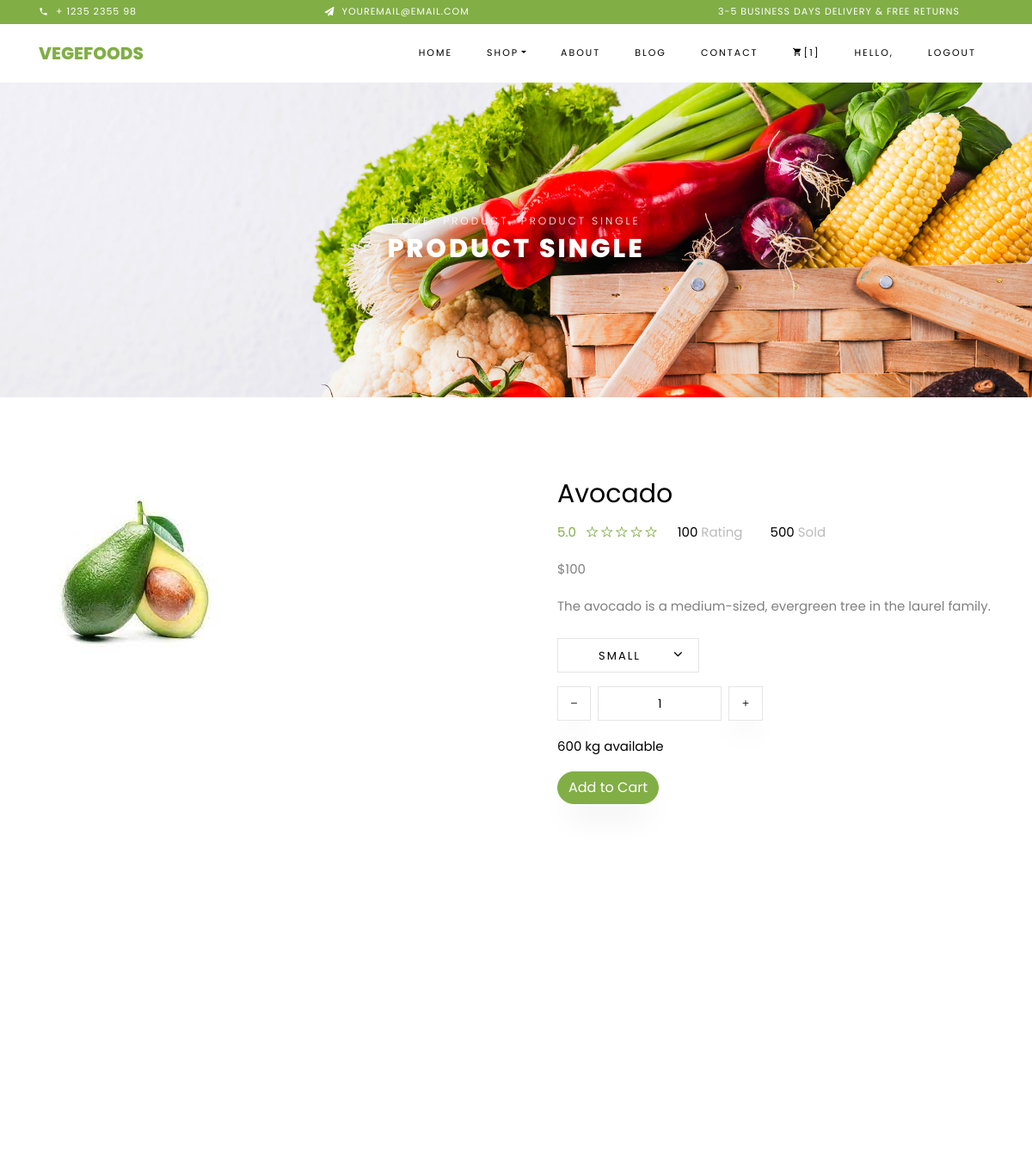
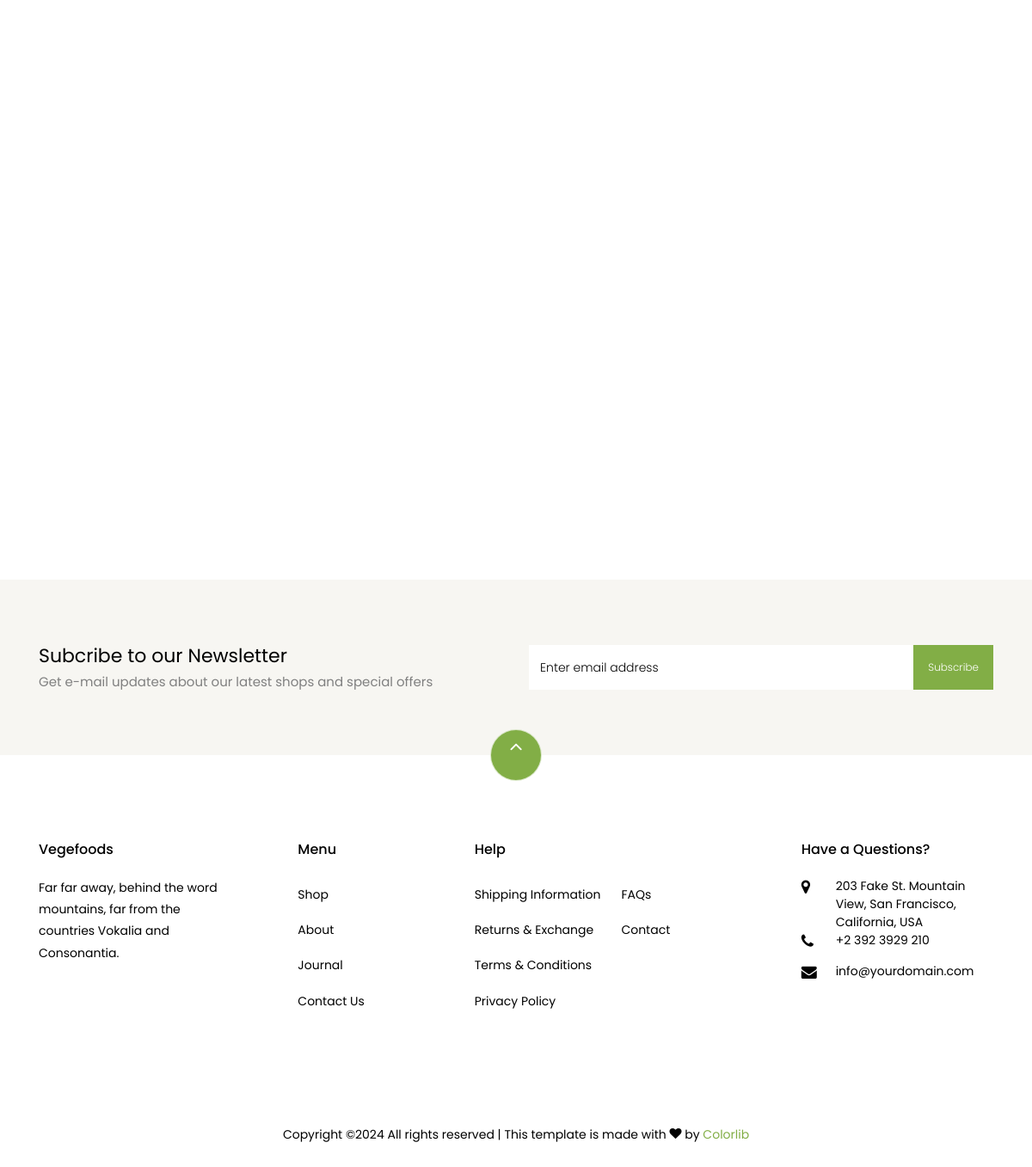
Page /product/single_product/31 (signed in) on the committed database (2 pictures, top to bottom).
### product/models.py (models this page shows)
class Product(models.Model):
    name = models.CharField(max_length=500, null=True, blank=True, verbose_name="name")
    description = models.TextField(null=True, blank=True, verbose_name="description")
    product_image = models.ImageField(upload_to='product_images', null=True, blank=True, verbose_name="product_image")
    out_of_stock = models.BooleanField(default=False, null=True, blank=True, verbose_name="out_of_stock")
    price = models.IntegerField(null=True, blank=True, verbose_name="price")
    discount_percentage = models.DecimalField(max_digits=5, decimal_places=2, null=True, blank=True, verbose_name="discount_percentage")
    product_category = models.ForeignKey(ProductCategory, on_delete=models.SET_NULL, null=True, blank=True,
                                         verbose_name="product_category")
    product_order = models.IntegerField(default=0, null=True, blank=True, verbose_name="product_order")
    add_to_home = models.BooleanField(default=False, null=True, blank=True, verbose_name="add_to_home")
    addtime = models.DateTimeField(auto_now_add=True, null=True, blank=True, verbose_name="addtime")
    active = models.BooleanField(default=True, null=True, blank=True, verbose_name="active")
    def __str__(self):
        return self.name
    class Meta:
        ordering = ["name"]
    def calculate_discounted_amount(self):
        if self.discount_percentage is not None:
            calculated_discount = (Decimal(self.price) * Decimal(self.discount_percentage)) / Decimal(100)
            discounted_amount = Decimal(self.price) - calculated_discount
            return discounted_amount
        else:
            return None

### product/views.py (the view)
# urls.py: url(r'^single_product/(?P<single_product_id>\d+)$', SingleProductView.as_view(), name='single_product'),
class SingleProductView(View):
    def get(self, request, single_product_id):
        single_product_ID = Product.objects.filter(id=single_product_id).first()
        print("single_product_ID..", single_product_ID)
        related_products = Product.objects.filter(product_category=single_product_ID.product_category).exclude(
            id=single_product_id)
        print("related_products..", related_products)
        user_cart_items = Cart.objects.filter(user=request.user)
        cart_items_count = user_cart_items.count()  # Count the number of cart items
        context = {
            'single_product_data_k': single_product_ID,
            'related_products_k': related_products,
            'cart_items_count_k': cart_items_count,
        }
        return render(request, 'single-product.html', context)

### templates/single-product.html (shortened to what this page needs)
<!DOCTYPE html>
{% load static %}
<html lang="en">
<head>
    <link rel="stylesheet" href="{% static 'css/open-iconic-bootstrap.min.css' %}">
    <link rel="stylesheet" href="{% static 'css/animate.css' %}">
    <link rel="stylesheet" href="{% static 'css/owl.carousel.min.css' %}">
    <link rel="stylesheet" href="{% static 'css/owl.theme.default.min.css' %}">
    <link rel="stylesheet" href="{% static 'css/magnific-popup.css' %}">
    <link rel="stylesheet" href="{% static 'css/aos.css' %}">
    <link rel="stylesheet" href="{% static 'css/ionicons.min.css' %}">
    <link rel="stylesheet" href="{% static 'css/bootstrap-datepicker.css' %}">
    <link rel="stylesheet" href="{% static 'css/jquery.timepicker.css' %}">
    <link rel="stylesheet" href="{% static 'css/flaticon.css' %}">
    <link rel="stylesheet" href="{% static 'css/icomoon.css' %}">
    <link rel="stylesheet" href="{% static 'css/style.css' %}">
</head>
<body class="goto-here">
<div class="py-1 bg-primary">
    <div class="container">
        <div class="row no-gutters d-flex align-items-start align-items-center px-md-0">
            <div class="col-lg-12 d-block">
                <div class="row d-flex">
                    <div class="col-md pr-4 d-flex topper align-items-center">
                        <div class="icon mr-2 d-flex justify-content-center align-items-center"><span
                                class="icon-phone2"></span></div>
                        <span class="text">+ 1235 2355 98</span>
                    </div>
                    <div class="col-md pr-4 d-flex topper align-items-center">
                        <div class="icon mr-2 d-flex justify-content-center align-items-center"><span
                                class="icon-paper-plane"></span></div>
                        <span class="text">youremail@email.com</span>
                    </div>
                    <div class="col-md-5 pr-4 d-flex topper align-items-center text-lg-right">
                        <span class="text">3-5 Business days delivery &amp; Free Returns</span>
                    </div>
                </div>
            </div>
        </div>
    </div>
</div>
<nav class="navbar navbar-expand-lg navbar-dark ftco_navbar bg-dark ftco-navbar-light" id="ftco-navbar">
    <div class="container">
        <a class="navbar-brand" href="{% url 'index' %}">Vegefoods</a>
        <div class="collapse navbar-collapse" id="ftco-nav">
            <ul class="navbar-nav ml-auto">
                <li class="nav-item"><a href="{% url 'index' %}" class="nav-link">Home</a></li>
                <li class="nav-item active dropdown">
                    <a class="nav-link dropdown-toggle" href="#" id="dropdown04" data-toggle="dropdown"
                       aria-haspopup="true" aria-expanded="false">Shop</a>
                </li>
                <li class="nav-item"><a href="{% url 'users:about' %}" class="nav-link">About</a></li>
                <li class="nav-item"><a href="{% url 'blog' %}" class="nav-link">Blog</a></li>
                <li class="nav-item"><a href="{% url 'users:contact' %}" class="nav-link">Contact</a></li>
                <li class="nav-item cta cta-colored"><a href="{% url 'cart:view_cart' %}" class="nav-link"><span
                        class="icon-shopping_cart"></span>[{{cart_items_count_k}}]</a></li>
                {% if user.is_authenticated %}
                <li class="nav-item"><a style="" class="nav-link">Hello, <b>{{user.first_name}}</b></a></li>
                <li class="nav-item"><a href="{% url 'accounts:logout' %}" class="nav-link">Logout</a></li>
                {% else %}
                <li class="nav-item"><a href="{% url 'accounts:register' %}" class="nav-link">Register</a></li>
                <li class="nav-item"><a href="{% url 'accounts:login' %}" class="nav-link">Login</a></li>
                {% endif %}
            </ul>
        </div>
    </div>
</nav>
<div class="hero-wrap hero-bread" style="background-image: url({% static 'images/bg_1.jpg' %});">
    <div class="container">
        <div class="row no-gutters slider-text align-items-center justify-content-center">
            <div class="col-md-9 ftco-animate text-center">
                <p class="breadcrumbs"><span class="mr-2"><a href="{% url 'index' %}">Home</a></span> <span
                        class="mr-2"><a href="{% url 'index' %}">Product</a></span> <span>Product Single</span></p>
                <h1 class="mb-0 bread">Product Single</h1>
            </div>
        </div>
    </div>
</div>
<section class="ftco-section">
    <div class="container">
        <div class="row">
            <div class="col-lg-6 mb-5 ftco-animate">
                <a href="{{single_product_data_k.product_image.url}}" class="image-popup"><img
                        src="{{single_product_data_k.product_image.url}}" class="img-fluid" alt="Colorlib Template"></a>
            </div>
            <div class="col-lg-6 product-details pl-md-5 ftco-animate">
                <h3>{{single_product_data_k.name}}</h3>
                <div class="rating d-flex">
                    <p class="text-left mr-4">
                        <a href="#" class="mr-2">5.0</a>
                        <a href="#"><span class="ion-ios-star-outline"></span></a>
                        <a href="#"><span class="ion-ios-star-outline"></span></a>
                        <a href="#"><span class="ion-ios-star-outline"></span></a>
                        <a href="#"><span class="ion-ios-star-outline"></span></a>
                        <a href="#"><span class="ion-ios-star-outline"></span></a>
                    </p>
                    <p class="text-left mr-4">
                        <a href="#" class="mr-2" style="color: #000;">100 <span style="color: #bbb;">Rating</span></a>
                    </p>
                    <p class="text-left">
                        <a href="#" class="mr-2" style="color: #000;">500 <span style="color: #bbb;">Sold</span></a>
                    </p>
                </div>
                {% if single_product_data_k.discount_percentage %}
                <p class="price"><span>${{single_product_data_k.calculate_discounted_amount}}</span></p>
                {% else %}
                <p><span class="price">${{ single_product_data_k.price }}</span></p>
                {% endif %}
                <p>{{single_product_data_k.description}}</p>
                <div class="row mt-4">
                    <div class="col-md-6">
                        <div class="form-group d-flex">
                            <div class="select-wrap">
                                <div class="icon"><span class="ion-ios-arrow-down"></span></div>
                                <select name="" id="" class="form-control">
                                    <option value="">Small</option>
                                </select>
                            </div>
                        </div>
                    </div>
                    <div class="input-group col-md-6 d-flex mb-3">
	             	<span class="input-group-btn mr-2">
	                	<button type="button" class="quantity-left-minus btn" data-type="minus" data-field="">
	                   <i class="ion-ios-remove"></i>
	                	</button>
	            		</span>
                        <input type="text" id="quantity" name="quantity" class="form-control input-number" value="1"
                               min="1" max="100">
                        <span class="input-group-btn ml-2">
	                	<button type="button" class="quantity-right-plus btn" data-type="plus" data-field="">
	                     <i class="ion-ios-add"></i>
	                 </button>
	             	</span>
                    </div>
                    <div class="col-md-12">
                        <p style="color: #000;">600 kg available</p>
                    </div>
                </div>
                <p><a href="{% url 'cart:add_to_cart' single_product_data_k.id %}" class="btn btn-primary">Add to Cart</a>
                </p>
            </div>
        </div>
    </div>
</section>
<section class="ftco-section">
    <div class="container">
        <div class="row justify-content-center mb-3 pb-3">
        </div>
    </div>
    <div class="container">
        <div class="row">
        </div>
    </div>
</section>
<section class="ftco-section ftco-no-pt ftco-no-pb py-5 bg-light">
    <div class="container py-4">
        <div class="row d-flex justify-content-center py-5">
            <div class="col-md-6">
                <h2 style="font-size: 22px;" class="mb-0">Subcribe to our Newsletter</h2>
                <span>Get e-mail updates about our latest shops and special offers</span>
            </div>
            <div class="col-md-6 d-flex align-items-center">
                <form action="#" class="subscribe-form">
                    <div class="form-group d-flex">
                        <input type="text" class="form-control" placeholder="Enter email address">
                        <input type="submit" value="Subscribe" class="submit px-3">
                    </div>
                </form>
            </div>
        </div>
    </div>
</section>
<footer class="ftco-footer ftco-section">
    <div class="container">
        <div class="row">
            <div class="mouse">
                <a href="#" class="mouse-icon">
                    <div class="mouse-wheel"><span class="ion-ios-arrow-up"></span></div>
                </a>
            </div>
        </div>
        <div class="row mb-5">
            <div class="col-md">
                <div class="ftco-footer-widget mb-4">
                    <h2 class="ftco-heading-2">Vegefoods</h2>
                    <p>Far far away, behind the word mountains, far from the countries Vokalia and Consonantia.</p>
                    <ul class="ftco-footer-social list-unstyled float-md-left float-lft mt-5">
                    </ul>
                </div>
            </div>
            <div class="col-md">
                <div class="ftco-footer-widget mb-4 ml-md-5">
                    <h2 class="ftco-heading-2">Menu</h2>
                    <ul class="list-unstyled">
                        <li><a href="{% url 'cart:shop' %}" class="py-2 d-block">Shop</a></li>
                        <li><a href="{% url 'users:about' %}" class="py-2 d-block">About</a></li>
                        <li><a href="#" class="py-2 d-block">Journal</a></li>
                        <li><a href="{% url 'users:contact' %}" class="py-2 d-block">Contact Us</a></li>
                    </ul>
                </div>
            </div>
            <div class="col-md-4">
                <div class="ftco-footer-widget mb-4">
                    <h2 class="ftco-heading-2">Help</h2>
                    <div class="d-flex">
                        <ul class="list-unstyled mr-l-5 pr-l-3 mr-4">
                            <li><a href="#" class="py-2 d-block">Shipping Information</a></li>
                            <li><a href="#" class="py-2 d-block">Returns &amp; Exchange</a></li>
                            <li><a href="#" class="py-2 d-block">Terms &amp; Conditions</a></li>
                            <li><a href="#" class="py-2 d-block">Privacy Policy</a></li>
                        </ul>
                        <ul class="list-unstyled">
                            <li><a href="#" class="py-2 d-block">FAQs</a></li>
                            <li><a href="{% url 'users:contact' %}" class="py-2 d-block">Contact</a></li>
                        </ul>
                    </div>
                </div>
            </div>
            <div class="col-md">
                <div class="ftco-footer-widget mb-4">
                    <h2 class="ftco-heading-2">Have a Questions?</h2>
                    <div class="block-23 mb-3">
                        <ul>
                            <li><span class="icon icon-map-marker"></span><span class="text">203 Fake St. Mountain View, San Francisco, California, USA</span>
                            </li>
                            <li><a href="#"><span class="icon icon-phone"></span><span
                                    class="text">+2 392 3929 210</span></a></li>
                            <li><a href="#"><span class="icon icon-envelope"></span><span class="text">info@yourdomain.com</span></a>
                            </li>
                        </ul>
                    </div>
                </div>
            </div>
        </div>
        <div class="row">
            <div class="col-md-12 text-center">
                <p>
                    Copyright &copy;<script>document.write(new Date().getFullYear());</script>
                    All rights reserved | This template is made with <i class="icon-heart color-danger"
                                                                        aria-hidden="true"></i> by <a
                            href="https://colorlib.com" target="_blank">Colorlib</a>
                </p>
            </div>
        </div>
    </div>
</footer>
</body>
</html>

### static/css/icomoon.css (style rules this page uses)
[class^="icon-"], [class*=" icon-"] { font-family: 'icomoon' !important; speak: none; font-style: normal; font-weight: normal; font-variant: normal; text-transform: none; line-height: 1; -webkit-font-smoothing: antialiased; -moz-osx-font-smoothing: grayscale; }
.icon-heart:before { content: "\f004"; }
.icon-map-marker:before { content: "\f041"; }
.icon-phone:before { content: "\f095"; }
.icon-envelope:before { content: "\f0e0"; }
.icon-paper-plane:before { content: "\f1d8"; }
.icon-phone2:before { content: "\e0cd"; }
.icon-shopping_cart:before { content: "\e8cc"; }

### rows in the picture
Product: product_image (picture), name "Avocado", price "100", description "The avocado is a medium-sized, evergreen tree in the laurel family."

### other values in the picture
{{ cart_items_count_k }} "1"
